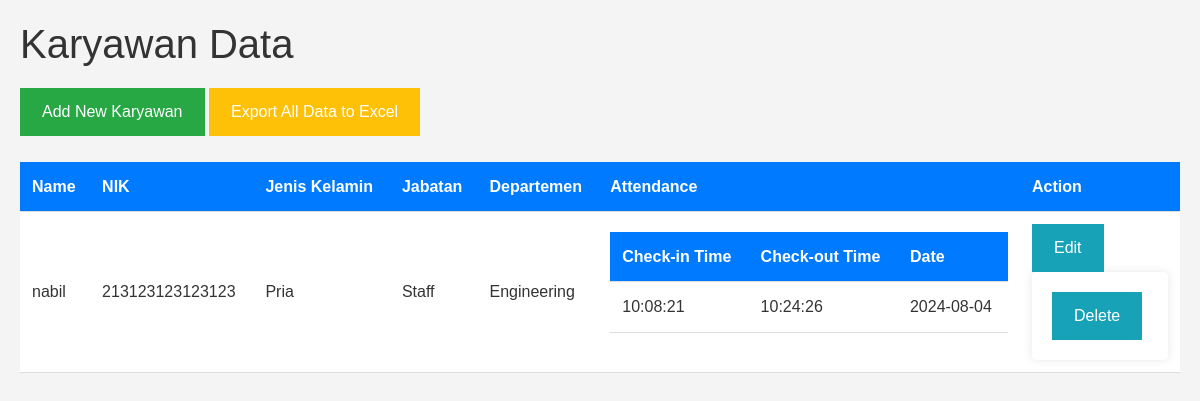
The page /karyawan on the database as committed earlier.
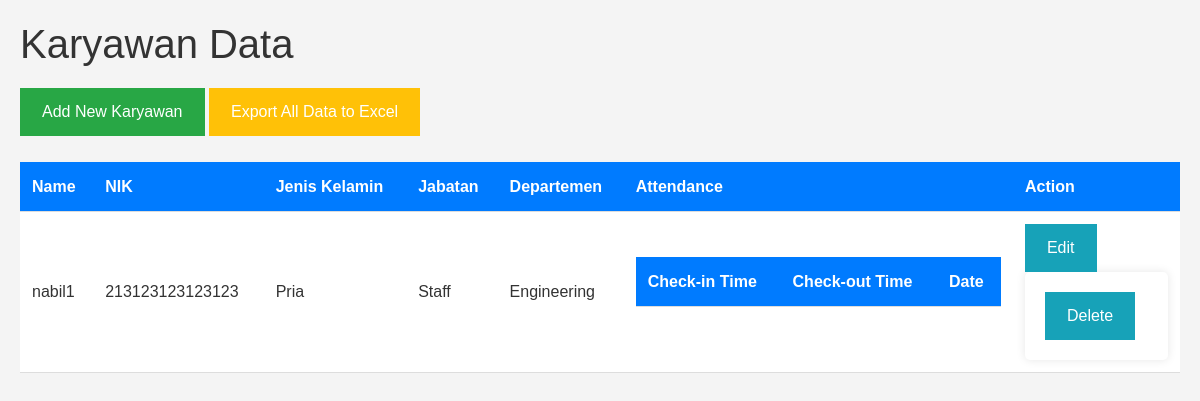
The same page on the database as committed later.
### tables this page shows
CREATE TABLE karyawan (
                id INTEGER PRIMARY KEY AUTOINCREMENT,
                name TEXT NOT NULL,
                nik TEXT NOT NULL,
                jenis_kelamin TEXT NOT NULL,
                jabatan TEXT NOT NULL,
                departemen TEXT NOT NULL
            );

### app.py (the view)
@app.route('/karyawan')
def karyawan():
    karyawan_conn = get_karyawan_db_connection()
    karyawan_data = karyawan_conn.execute('SELECT * FROM karyawan').fetchall()
    karyawan_conn.close()
    attendance_conn = get_attendance_db_connection()
    attendance_data = attendance_conn.execute('SELECT * FROM attendance').fetchall()
    attendance_conn.close()
    combined_data = []
    for karyawan in karyawan_data:
        attendances = [att for att in attendance_data if att['name'] == karyawan['name']]
        combined_data.append({
            'karyawan': karyawan,
            'attendances': attendances
        })
    return render_template('karyawan.html', combined_data=combined_data)

### app.py (called while the page is built)
def get_karyawan_db_connection():
    conn = sqlite3.connect('karyawan.db')
    conn.row_factory = sqlite3.Row
    return conn

def get_attendance_db_connection():
    conn = sqlite3.connect('attendance.db')
    conn.row_factory = sqlite3.Row
    return conn

### templates/karyawan.html (shortened to what this page needs)
<!DOCTYPE html>
<html lang="en">
<head>
    <link href="https://cdn.jsdelivr.net/npm/bootstrap@5.3.1/dist/css/bootstrap.min.css" rel="stylesheet">
</head>
<body>
    <h1>Karyawan Data</h1>
    <a href="{{ url_for('add_karyawan') }}" class="btn btn-add">Add New Karyawan</a>
    <a href="{{ url_for('export_all') }}" class="btn btn-export">Export All Data to Excel</a>
    <br><br>
    <table>
        <thead>
            <tr>
                <th>Name</th>
                <th>NIK</th>
                <th>Jenis Kelamin</th>
                <th>Jabatan</th>
                <th>Departemen</th>
                <th>Attendance</th>
                <th>Action</th>
            </tr>
        </thead>
        <tbody>
            {% for item in combined_data %}
            <tr>
                <td>{{ item.karyawan['name'] }}</td>
                <td>{{ item.karyawan['nik'] }}</td>
                <td>{{ item.karyawan['jenis_kelamin'] }}</td>
                <td>{{ item.karyawan['jabatan'] }}</td>
                <td>{{ item.karyawan['departemen'] }}</td>
                <td>
                    <table>
                        <thead>
                            <tr>
                                <th>Check-in Time</th>
                                <th>Check-out Time</th>
                                <th>Date</th>
                            </tr>
                        </thead>
                        <tbody>
                            {% for att in item.attendances %}
                            <tr>
                                <td>{{ att['checkin_time'] }}</td>
                                <td>{{ att['checkout_time'] }}</td>
                                <td>{{ att['date'] }}</td>
                            </tr>
                            {% endfor %}
                        </tbody>
                    </table>
                </td>
                <td>
                    <a href="{{ url_for('edit_karyawan', name=item.karyawan['name']) }}" class="btn btn-edit">Edit</a>
                    <form action="{{ url_for('delete_karyawan', name=item.karyawan['name']) }}" method="post">
                        <button type="submit" class="btn btn-edit">Delete</button>
                    </form>
                </td>
            </tr>
            {% endfor %}
        </tbody>
    </table>
</body>
</html>

Rows that differ between the two databases and show on the page:
changed karyawan "Pria": name "nabil" → "nabil1" (drawn)
Other text that changed with them:
new list line: "nabil1 213123123123123 Pria Staff Engineering"
new list line: "Check-in Time Check-out Time Date Edit Delete"
list line gone: "nabil 213123123123123 Pria Staff Engineering"
list line gone: "Check-in Time Check-out Time Date 10:08:21 10:24:26 2024-08-04 Edit Delete"
